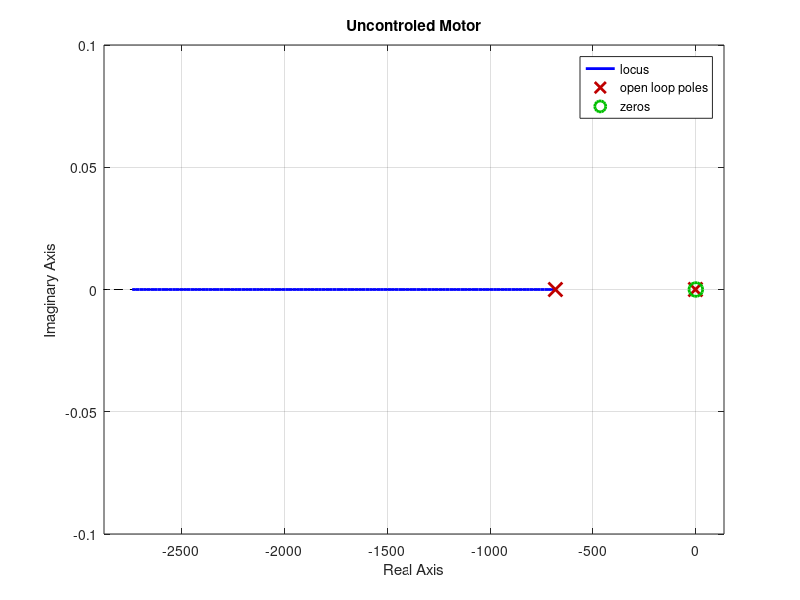
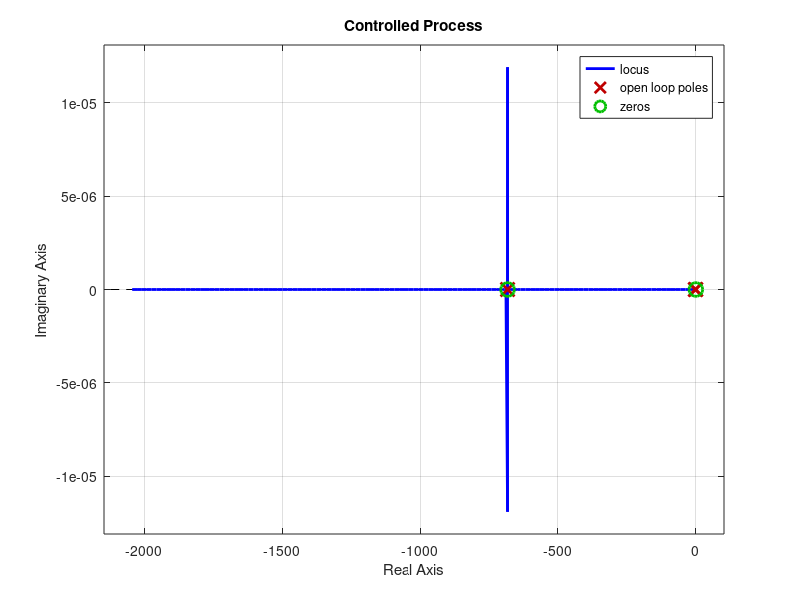
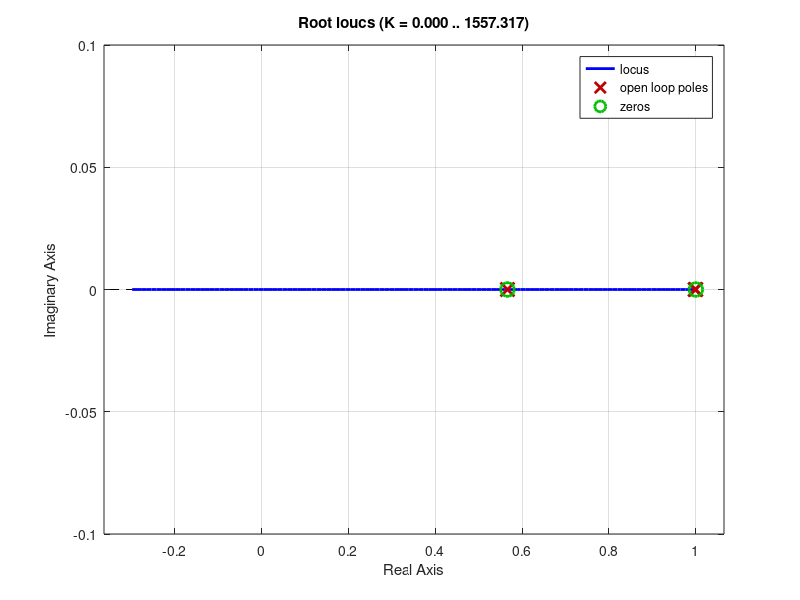

Reproduce these figures in MATLAB, in order.
pkg load control
%%%%%%%%%%%%%%%%%%%%%%%
%%%%Motor LGR Model%%%%
%%%%%%%%%%%%%%%%%%%%%%%


%Motor model based on T electrical circuit 
%model and variable load resistance. Motor
% parameters must be loaded first.

%%%%Motor Parameters%%%%

Rs = 0.03552;
Ls = 0.000335;
Rr = 0.02092;
Lr = 0.000335;
Lm = 0.0151;
P = 4;
J = 1.2;

%%Current Model Results in 
%     k1*s^2 + k2*s + k3
% k * --------------------
%           s + k4
%Where:
%Sum to Rr Load specific parameters;
Rr = Rr/0.05;
%
k1 = Lm*Lr + Ls*(Lm + Lr);
k2 = Rs*(Lm + Lr) + Rr*Ls + Rr*Lm;
k3 = Rr*Rs;
k4 = Rr;
k5 = Lm + Lr; 

s = tf('s');
MotorModel = k4/k1*(s+k5/k4)/(s^2 + s*k2/k1 + k3/k1)

figure(1);
rlocus(MotorModel);
title("Uncontroled Motor");
%%Controller
%%Find pole to cancel
roots([1 k2/k1 k3/k1])
pole = min((roots([1 k2/k1 k3/k1])))

Kp = k1/k4
Ki = -pole*Kp
Ki/Kp
Controller = (Kp*s + Ki)/s;
c2d(Controller,0.833e-3)

figure(2);
rlocus(Controller*MotorModel);
title("Controlled Process");

figure(3);
c2d(Controller*MotorModel,0.833e-3)
rlocus(c2d(Controller*MotorModel,0.833e-3));